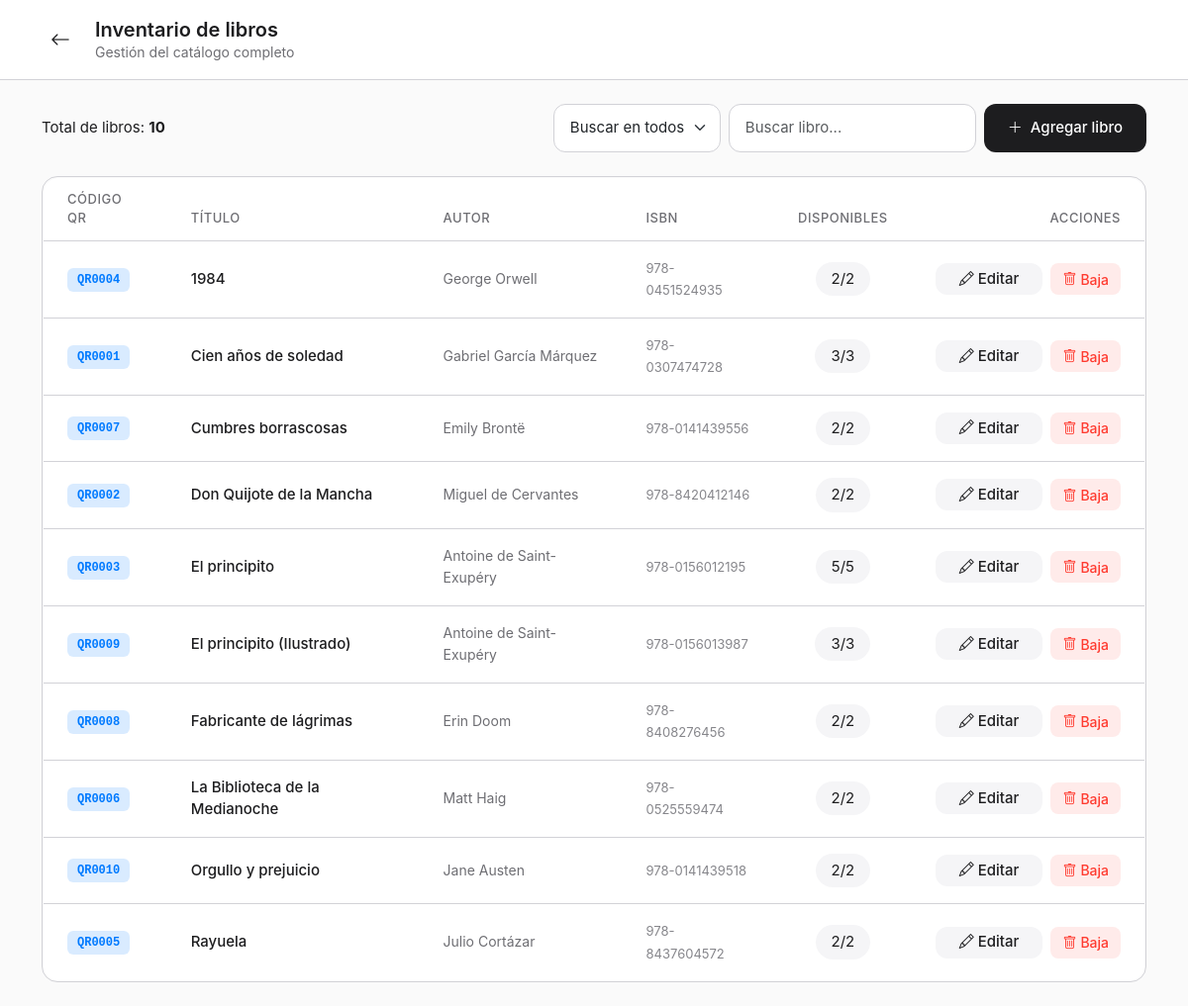
The app's page /inventario (signed in) with its own data.
### app.py (models this page shows)
class Libro(db.Model):
    __tablename__ = "libros"
    __table_args__ = (
        db.CheckConstraint('disponibles >= 0', name='check_disponibles_positivo'),
    )
    id = db.Column(db.String(20), primary_key=True)
    titulo = db.Column(db.String(200), nullable=False)
    autor = db.Column(db.String(200))
    isbn = db.Column(db.String(80))
    genero = db.Column(db.String(120))
    tags = db.Column(db.String(400))
    costo = db.Column(db.Float, default=0)
    cantidad = db.Column(db.Integer, default=1)
    disponibles = db.Column(db.Integer, default=1)
    veces_rentado = db.Column(db.Integer, default=0)
    activo = db.Column(db.Boolean, default=True)
    created_at = db.Column(db.DateTime, default=datetime.utcnow)

### app.py (the view)
@app.route("/inventario", methods=["GET"])
@login_required
def inventario():
    libros = Libro.query.filter_by(activo=True).order_by(Libro.titulo).all()
    return render_template("inventario.html", libros=libros)

### app.py (called while the page is built)
def login_required(view_func):
    @wraps(view_func)
    def wrapper(*args, **kwargs):
        if not session.get("user_id"):
            return redirect(url_for("login"))
        return view_func(*args, **kwargs)
    return wrapper

def is_admin() -> bool:
    return session.get("role") == "admin"

@app.before_request
def load_current_user():
    g.user = None
    if session.get("user_id"):
        g.user = {
            "id": session.get("user_id"),
            "username": session.get("username"),
            "role": session.get("role"),
        }

@app.context_processor
def inject_globals():
    return {"es_admin": is_admin, "datetime": datetime}

### templates/inventario.html (shortened to what this page needs)
{% extends 'base.html' %}
{% block content %}
<header class="header-sticky">
    <div class="container py-3">
        <div class="d-flex align-items-center gap-3">
            <a href="{{ url_for('menu') }}" class="btn btn-link p-2 text-decoration-none" style="color: #1d1d1f;">
                <i class="bi bi-arrow-left" style="font-size: 20px;"></i>
            </a>
            <div>
                <h1 class="mb-0" style="font-size: 20px; color: #1d1d1f; font-weight: 600;">Inventario de libros</h1>
                <p class="text-sm mb-0">Gestión del catálogo completo</p>
            </div>
        </div>
    </div>
</header>
<main class="container py-4">
    <div class="mb-4">
        <div class="d-flex justify-content-between align-items-center flex-wrap gap-3">
            <div>
                <p class="mb-0 text-md">Total de libros: <strong>{{ libros|length }}</strong></p>
            </div>
            <div class="d-flex gap-2">
                <select id="columnaBusqueda" class="form-select form-control-custom" style="width: auto; padding-right: 35px;">
                    <option value="todas">Buscar en todos</option>
                </select>
                <input type="text" id="buscarLibro" class="form-control form-control-custom" placeholder="Buscar libro..." style="width: 250px;">
                {% if es_admin() %}
                <button class="btn btn-dark-custom" data-bs-toggle="modal" data-bs-target="#modalAgregarLibro">
                    <i class="bi bi-plus-lg me-2"></i>Agregar libro
                </button>
                {% endif %}
            </div>
        </div>
    </div>
    <div class="table-custom">
        <table class="table table-custom mb-0" id="tablaLibros">
            <thead>
                <tr>
                    <th>Código QR</th>
                    <th>Título</th>
                    <th>Autor</th>
                    <th>ISBN</th>
                    <th class="text-center">Disponibles</th>
                    {% if es_admin() %}
                        <th class="text-end">Acciones</th>
                    {% endif %}
                </tr>
            </thead>
            <tbody>
                {% for libro in libros %}
                <tr>
                    <td>
                        <span class="badge" style="background: rgba(0, 122, 255, 0.15); color: #007aff; font-family: 'Courier New', monospace; font-size: 12px; font-weight: 600; padding: 6px 10px;">
                            {{ libro.id }}
                        </span>
                    </td>
                    <td><div class="text-md" style="font-weight: 500;">{{ libro.titulo }}</div></td>
                    <td><span class="text-sm">{{ libro.autor }}</span></td>
                    <td><span class="text-xs">{{ libro.isbn }}</span></td>
                    <td class="text-center"><span class="badge-custom">{{ libro.disponibles }}/{{ libro.cantidad }}</span></td>
                    {% if es_admin() %}
                    <td class="text-end">
                        <div class="d-flex justify-content-end gap-2 align-items-center">
                            <button class="btn btn-sm btn-light-custom" data-bs-toggle="modal" data-bs-target="#modalEditarLibro"
                                data-id="{{ libro.id }}"
                                data-titulo="{{ libro.titulo }}"
                                data-autor="{{ libro.autor }}"
                                data-isbn="{{ libro.isbn }}"
                                data-genero="{{ libro.genero }}"
                                data-tags="{{ libro.tags }}"
                                data-costo="{{ libro.costo }}"
                                data-cantidad="{{ libro.cantidad }}"
                                data-disponibles="{{ libro.disponibles }}"
                                <data-activo="{{ '1' if libro.activo else '0' }}" style="height: 32px; display: flex; align-items: center;">
                                <i class="bi bi-pencil me-1"></i>Editar
                            </button>
                            <form method="POST" action="{{ url_for('eliminar_libro', libro_id=libro.id) }}" onsubmit="return confirmarEliminacion('¿Dar de baja el libro?');" class="m-0 d-inline-block" style="height: 32px;">
                                <button type="submit" class="btn btn-sm btn-danger-custom" style="height: 100%; display: flex; align-items: center;"><i class="bi bi-trash me-1"></i>Baja</button>
                            </form>
                        </div>
                    </td>
                    {% endif %}
                </tr>
                {% endfor %}
            </tbody>
        </table>
    </div>
</main>
{% endblock %}

### templates/base.html (shortened to what this page needs)
<!doctype html>
<html lang="es">
<head>
    <link href="https://cdn.jsdelivr.net/npm/bootstrap@5.3.3/dist/css/bootstrap.min.css" rel="stylesheet">
    <link href="https://cdn.jsdelivr.net/npm/bootstrap-icons@1.11.1/font/bootstrap-icons.css" rel="stylesheet">
    <link href="{{ url_for('static', filename='css/biblioteca.css') }}" rel="stylesheet">
</head>
<body style="background-color: #fafafa;">
    {% block content %}{% endblock %}
</body>
</html>

### static/css/biblioteca.css (style rules this page uses)
:root { --color-dark: #1d1d1f; --color-gray-light: #f5f5f7; --color-gray-medium: #6e6e73; --color-gray-border: #d2d2d7; --color-gray-bg: #fafafa; --color-gray-text: #86868b; --color-white: #ffffff; --font-display: -apple-system, BlinkMacSystemFont, 'SF Pro Display', 'Segoe UI', system-ui, sans-serif; --font-text: -apple-system, BlinkMacSystemFont, 'SF Pro Text', 'Segoe UI', system-ui, sans-serif; }
body { font-family: var(--font-text); -webkit-font-smoothing: antialiased; -moz-osx-font-smoothing: grayscale; background-color: var(--color-gray-bg); color: var(--color-dark); }
h1, h2, h3, h4, h5, h6 { font-family: var(--font-display); }
.btn-dark-custom { background-color: var(--color-dark); color: var(--color-white); border: none; border-radius: 12px; padding: 12px 24px; font-size: 15px; font-weight: 500; transition: all 0.2s ease; }
.btn-light-custom { background-color: var(--color-gray-light); color: var(--color-dark); border: none; border-radius: 12px; padding: 12px 24px; font-size: 15px; font-weight: 500; transition: all 0.2s ease; }
.btn-danger-custom { background-color: rgba(255, 59, 48, 0.1); color: #ff3b30; border: none; border-radius: 8px; padding: 6px 12px; font-size: 14px; font-weight: 500; transition: all 0.2s ease; }
.form-control-custom { border: 1px solid var(--color-gray-border); border-radius: 12px; padding: 12px 16px; font-size: 15px; background-color: var(--color-white); transition: border-color 0.2s ease; font-family: var(--font-text); }
.table-custom { border: 1px solid var(--color-gray-border); border-radius: 16px; overflow: hidden; }
.table-custom thead { background-color: var(--color-gray-light); border: none; }
.table-custom thead th { border: none; border-bottom: 1px solid var(--color-gray-border); padding: 12px 24px; font-size: 13px; color: var(--color-gray-medium); text-transform: uppercase; letter-spacing: 0.5px; font-weight: 500; }
.table-custom tbody { background-color: var(--color-white); }
.table-custom tbody td { border: none; border-bottom: 1px solid var(--color-gray-border); padding: 16px 24px; font-size: 15px; color: var(--color-dark); vertical-align: middle; }
.table-custom tbody tr:last-child td { border-bottom: none; }
.badge-custom { background-color: var(--color-gray-light); color: var(--color-dark); font-size: 15px; font-weight: 400; padding: 6px 16px; border-radius: 20px; display: inline-block; }
.text-xs { font-size: 13px; color: var(--color-gray-text); }
.text-sm { font-size: 14px; color: var(--color-gray-medium); }
.text-md { font-size: 15px; color: var(--color-dark); }
.header-sticky { position: sticky; top: 0; z-index: 1000; background: var(--color-white); border-bottom: 1px solid var(--color-gray-border); }

### records on screen
Libro: id "QR0004", titulo "1984", autor "George Orwell", isbn "978-0451524935", disponibles "2", cantidad "2"
Libro: id "QR0001", titulo "Cien años de soledad", autor "Gabriel García Márquez", isbn "978-0307474728", disponibles "3", cantidad "3"
Libro: id "QR0007", titulo "Cumbres borrascosas", autor "Emily Brontë", isbn "978-0141439556", disponibles "2", cantidad "2"
Libro: id "QR0002", titulo "Don Quijote de la Mancha", autor "Miguel de Cervantes", isbn "978-8420412146", disponibles "2", cantidad "2"
Libro: id "QR0003", titulo "El principito", autor "Antoine de Saint-Exupéry", isbn "978-0156012195", disponibles "5", cantidad "5"
Libro: id "QR0009", titulo "El principito (Ilustrado)", autor "Antoine de Saint-Exupéry", isbn "978-0156013987", disponibles "3", cantidad "3"
Libro: id "QR0008", titulo "Fabricante de lágrimas", autor "Erin Doom", isbn "978-8408276456", disponibles "2", cantidad "2"
Libro: id "QR0006", titulo "La Biblioteca de la Medianoche", autor "Matt Haig", isbn "978-0525559474", disponibles "2", cantidad "2"
Libro: id "QR0010", titulo "Orgullo y prejuicio", autor "Jane Austen", isbn "978-0141439518", disponibles "2", cantidad "2"
Libro: id "QR0005", titulo "Rayuela", autor "Julio Cortázar", isbn "978-8437604572", disponibles "2", cantidad "2"

### other values on screen
{{ libros|length }} "10"
